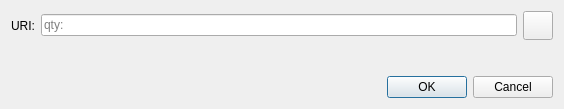
<?xml version="1.0" encoding="UTF-8"?>
<ui version="4.0">
 <class>OpenURIDialog</class>
 <widget class="QDialog" name="OpenURIDialog">
  <property name="geometry">
   <rect>
    <x>0</x>
    <y>0</y>
    <width>564</width>
    <height>109</height>
   </rect>
  </property>
  <property name="windowTitle">
   <string>Open qty URI</string>
  </property>
  <layout class="QVBoxLayout" name="verticalLayout">
   <item>
    <layout class="QHBoxLayout" name="horizontalLayout">
     <item>
      <widget class="QLabel" name="label">
       <property name="text">
        <string>URI:</string>
       </property>
      </widget>
     </item>
     <item>
      <widget class="QValidatedLineEdit" name="uriEdit">
       <property name="placeholderText">
        <string notr="true">qty:</string>
       </property>
      </widget>
     </item>
     <item>
      <widget class="QToolButton" name="pasteButton">
       <property name="toolTip">
        <string extracomment="Tooltip text for button that allows you to paste an address that is in your clipboard.">Paste address from clipboard</string>
       </property>
       <property name="text">
        <string/>
       </property>
       <property name="icon">
        <iconset resource="../qty.qrc">
         <normaloff>:/icons/editpaste</normaloff>:/icons/editpaste
        </iconset>
       </property>
       <property name="iconSize">
        <size>
         <width>22</width>
         <height>22</height>
        </size>
       </property>
      </widget>
     </item>
    </layout>
   </item>
   <item>
    <spacer name="verticalSpacer">
     <property name="orientation">
      <enum>Qt::Vertical</enum>
     </property>
     <property name="sizeHint" stdset="0">
      <size>
       <width>20</width>
       <height>40</height>
      </size>
     </property>
    </spacer>
   </item>
   <item>
    <widget class="QDialogButtonBox" name="buttonBox">
     <property name="orientation">
      <enum>Qt::Horizontal</enum>
     </property>
     <property name="standardButtons">
      <set>QDialogButtonBox::Cancel|QDialogButtonBox::Ok</set>
     </property>
    </widget>
   </item>
  </layout>
 </widget>
 <customwidgets>
  <customwidget>
   <class>QValidatedLineEdit</class>
   <extends>QLineEdit</extends>
   <header>qt/qvalidatedlineedit.h</header>
  </customwidget>
 </customwidgets>
 <resources/>
 <connections>
  <connection>
   <sender>buttonBox</sender>
   <signal>accepted()</signal>
   <receiver>OpenURIDialog</receiver>
   <slot>accept()</slot>
   <hints>
    <hint type="sourcelabel">
     <x>248</x>
     <y>254</y>
    </hint>
    <hint type="destinationlabel">
     <x>157</x>
     <y>274</y>
    </hint>
   </hints>
  </connection>
  <connection>
   <sender>buttonBox</sender>
   <signal>rejected()</signal>
   <receiver>OpenURIDialog</receiver>
   <slot>reject()</slot>
   <hints>
    <hint type="sourcelabel">
     <x>316</x>
     <y>260</y>
    </hint>
    <hint type="destinationlabel">
     <x>286</x>
     <y>274</y>
    </hint>
   </hints>
  </connection>
 </connections>
</ui>
